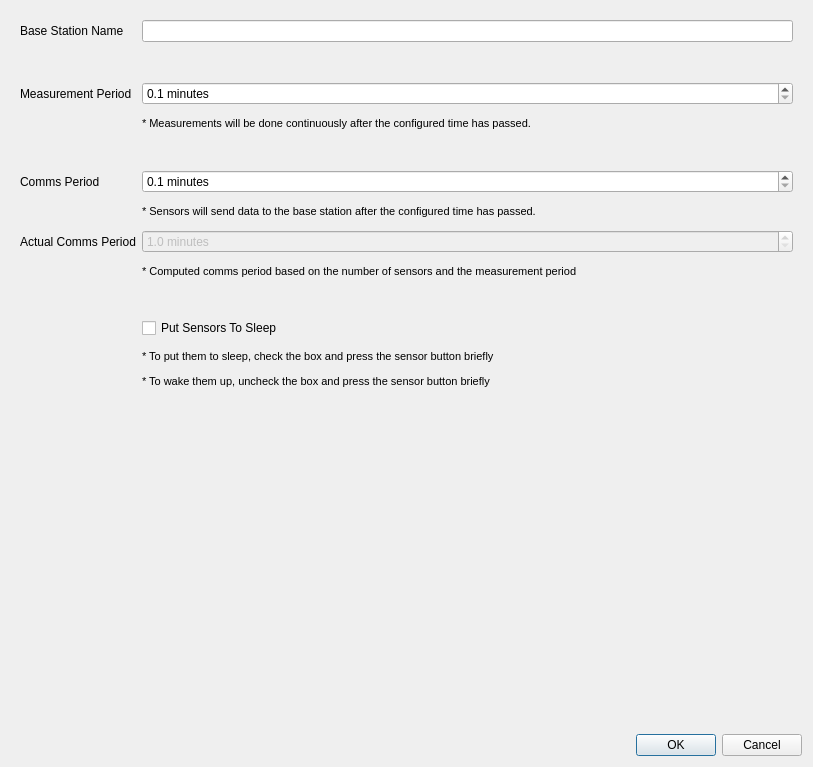
<?xml version="1.0" encoding="UTF-8"?>
<ui version="4.0">
 <class>SensorSettingsDialog</class>
 <widget class="QDialog" name="SensorSettingsDialog">
  <property name="geometry">
   <rect>
    <x>0</x>
    <y>0</y>
    <width>813</width>
    <height>767</height>
   </rect>
  </property>
  <property name="windowTitle">
   <string>Form</string>
  </property>
  <layout class="QVBoxLayout" name="verticalLayout">
   <item>
    <widget class="QWidget" name="widget" native="true">
     <layout class="QFormLayout" name="formLayout">
      <property name="verticalSpacing">
       <number>12</number>
      </property>
      <item row="2" column="0">
       <widget class="QLabel" name="label">
        <property name="text">
         <string>Base Station Name</string>
        </property>
       </widget>
      </item>
      <item row="2" column="1">
       <widget class="QLineEdit" name="name"/>
      </item>
      <item row="3" column="1">
       <spacer name="verticalSpacer_4">
        <property name="orientation">
         <enum>Qt::Vertical</enum>
        </property>
        <property name="sizeType">
         <enum>QSizePolicy::Fixed</enum>
        </property>
        <property name="sizeHint" stdset="0">
         <size>
          <width>1</width>
          <height>16</height>
         </size>
        </property>
       </spacer>
      </item>
      <item row="4" column="0">
       <widget class="QLabel" name="label_2">
        <property name="text">
         <string>Measurement Period</string>
        </property>
       </widget>
      </item>
      <item row="4" column="1">
       <widget class="QDoubleSpinBox" name="measurementPeriod">
        <property name="suffix">
         <string> minutes</string>
        </property>
        <property name="decimals">
         <number>1</number>
        </property>
        <property name="minimum">
         <double>0.100000000000000</double>
        </property>
       </widget>
      </item>
      <item row="5" column="1">
       <widget class="QLabel" name="label_6">
        <property name="font">
         <font>
          <pointsize>8</pointsize>
         </font>
        </property>
        <property name="text">
         <string>* Measurements will be done continuously after the configured time has passed.</string>
        </property>
       </widget>
      </item>
      <item row="6" column="1">
       <spacer name="verticalSpacer_3">
        <property name="orientation">
         <enum>Qt::Vertical</enum>
        </property>
        <property name="sizeType">
         <enum>QSizePolicy::Fixed</enum>
        </property>
        <property name="sizeHint" stdset="0">
         <size>
          <width>1</width>
          <height>16</height>
         </size>
        </property>
       </spacer>
      </item>
      <item row="7" column="0">
       <widget class="QLabel" name="label_3">
        <property name="text">
         <string>Comms Period</string>
        </property>
       </widget>
      </item>
      <item row="7" column="1">
       <widget class="QDoubleSpinBox" name="commsPeriod">
        <property name="suffix">
         <string> minutes</string>
        </property>
        <property name="decimals">
         <number>1</number>
        </property>
        <property name="minimum">
         <double>0.100000000000000</double>
        </property>
       </widget>
      </item>
      <item row="8" column="1">
       <widget class="QLabel" name="label_7">
        <property name="font">
         <font>
          <pointsize>8</pointsize>
         </font>
        </property>
        <property name="text">
         <string>* Sensors will send data to the base station after the configured time has passed.</string>
        </property>
       </widget>
      </item>
      <item row="9" column="0">
       <widget class="QLabel" name="label_8">
        <property name="text">
         <string>Actual Comms Period</string>
        </property>
       </widget>
      </item>
      <item row="9" column="1">
       <widget class="QDoubleSpinBox" name="computedCommsPeriod">
        <property name="enabled">
         <bool>false</bool>
        </property>
        <property name="suffix">
         <string> minutes</string>
        </property>
        <property name="decimals">
         <number>1</number>
        </property>
        <property name="minimum">
         <double>1.000000000000000</double>
        </property>
       </widget>
      </item>
      <item row="10" column="1">
       <widget class="QLabel" name="label_9">
        <property name="font">
         <font>
          <pointsize>8</pointsize>
         </font>
        </property>
        <property name="text">
         <string>* Computed comms period based on the number of sensors and the measurement period</string>
        </property>
       </widget>
      </item>
      <item row="11" column="1">
       <spacer name="verticalSpacer">
        <property name="orientation">
         <enum>Qt::Vertical</enum>
        </property>
        <property name="sizeType">
         <enum>QSizePolicy::Fixed</enum>
        </property>
        <property name="sizeHint" stdset="0">
         <size>
          <width>1</width>
          <height>16</height>
         </size>
        </property>
       </spacer>
      </item>
      <item row="12" column="1">
       <widget class="QCheckBox" name="sensorsSleeping">
        <property name="text">
         <string>Put Sensors To Sleep</string>
        </property>
       </widget>
      </item>
      <item row="13" column="1">
       <widget class="QLabel" name="label_4">
        <property name="font">
         <font>
          <pointsize>8</pointsize>
         </font>
        </property>
        <property name="text">
         <string>* To put them to sleep, check the box and press the sensor button briefly</string>
        </property>
       </widget>
      </item>
      <item row="14" column="1">
       <widget class="QLabel" name="label_5">
        <property name="font">
         <font>
          <pointsize>8</pointsize>
         </font>
        </property>
        <property name="text">
         <string>* To wake them up, uncheck the box and press the sensor button briefly</string>
        </property>
       </widget>
      </item>
     </layout>
    </widget>
   </item>
   <item>
    <spacer name="verticalSpacer_2">
     <property name="orientation">
      <enum>Qt::Vertical</enum>
     </property>
     <property name="sizeHint" stdset="0">
      <size>
       <width>20</width>
       <height>40</height>
      </size>
     </property>
    </spacer>
   </item>
   <item>
    <widget class="QDialogButtonBox" name="buttonBox">
     <property name="standardButtons">
      <set>QDialogButtonBox::Cancel|QDialogButtonBox::Ok</set>
     </property>
    </widget>
   </item>
  </layout>
 </widget>
 <resources/>
 <connections>
  <connection>
   <sender>buttonBox</sender>
   <signal>accepted()</signal>
   <receiver>SensorSettingsDialog</receiver>
   <slot>accept()</slot>
   <hints>
    <hint type="sourcelabel">
     <x>692</x>
     <y>753</y>
    </hint>
    <hint type="destinationlabel">
     <x>769</x>
     <y>673</y>
    </hint>
   </hints>
  </connection>
  <connection>
   <sender>buttonBox</sender>
   <signal>rejected()</signal>
   <receiver>SensorSettingsDialog</receiver>
   <slot>reject()</slot>
   <hints>
    <hint type="sourcelabel">
     <x>580</x>
     <y>744</y>
    </hint>
    <hint type="destinationlabel">
     <x>591</x>
     <y>684</y>
    </hint>
   </hints>
  </connection>
 </connections>
</ui>
